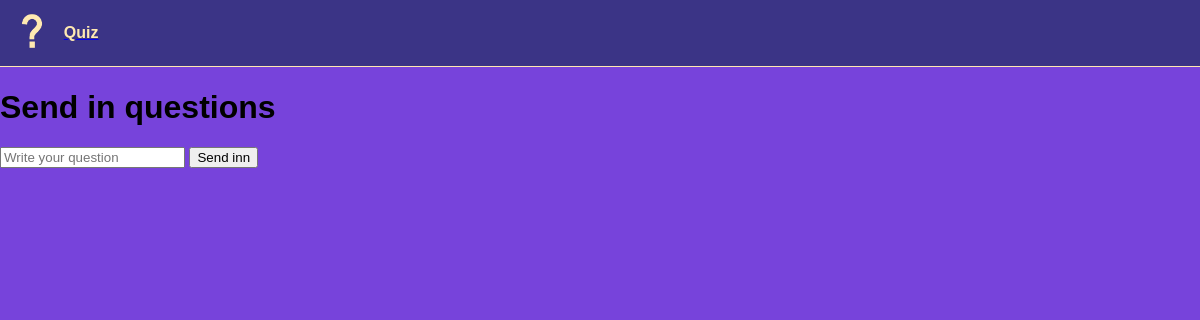
/faqpage.php, run on an earlier commit of the app's database.
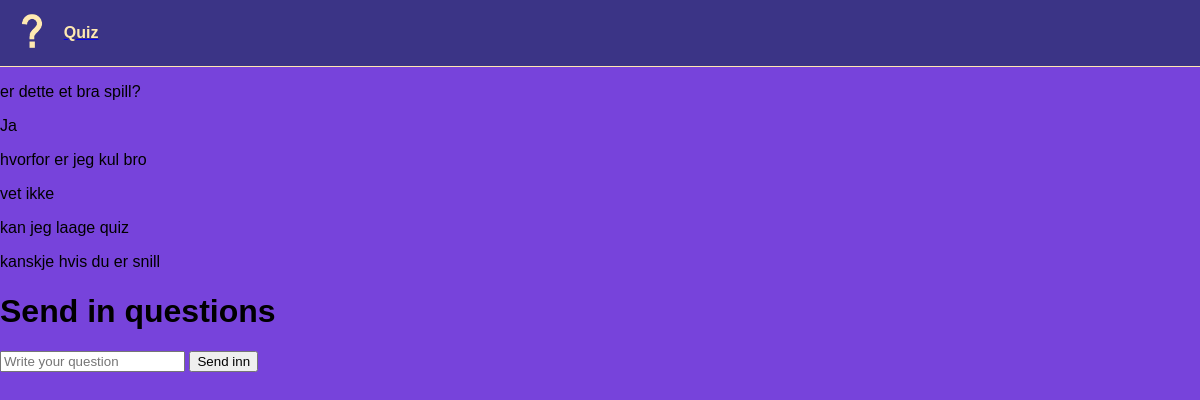
And on a later commit of the database.
### tables this page shows
CREATE TABLE `faq` (
  `id` int(11) NOT NULL,
  `question` varchar(256) DEFAULT NULL,
  `answer` varchar(256) NOT NULL,
  `display` int(11) DEFAULT 0
);

### faqpage.php (the view, shortened to what this page needs)
<!DOCTYPE html>
<html lang="en">
<head>
  <link rel="stylesheet" href="style.css">
</head>
<body id="faqPageBody">
  <?php
    include_once 'header.php';
    include_once 'includes/dbh.inc.php';
    $sql = "SELECT * FROM faq";
    $result = $conn->query($sql);
    while ($row = $result -> fetch_assoc()){
      $display = $row["display"];
      if($display == 1){
        echo "
          <div>
            <p>".$row["question"]."</p>
            <p>".$row["answer"]."</p>
          </div>
        ";
      }
    }
    echo "
      <div>
        <h1>Send in questions</h1>
        <form action='includes/faqsend.php' method='POST'>
          <input name='question' type='text' placeholder='Write your question'>
          <button type='submit' name='faqsubmit'>Send inn</button>
        </form>
      </div>
    ";
  ?>
</body>
</html>

### header.php (shortened to what this page needs)
<div class="headerContainer">
  <div class="logoContainer">
    <a href="index.php"><img src="bilder/quizLogo.png"></a>
    <a href="index.php"><p>Quiz</p></a>
  </div>
</div>

### style.css (style rules this page uses)
body { margin: 0; font-family: arial; }
.headerContainer { background-color: #3b3486; border-bottom: 1.3px solid #ffe9b1; display: flex; justify-content: space-between; }
.logoContainer, .headerContainer { display: flex; align-items: center; }
.logoContainer img { height: 5vh; padding: 1.4vh; }
.logoContainer p { color: #ffe9b1; font-weight: bold; }
#faqPageBody { background-color: #7743DB; }

What changed in the data, as far as the page shows it:
added faq: question "er dette et bra spill?", answer "Ja"
added faq: question "hvorfor er jeg kul bro", answer "vet ikke"
added faq: question "kan jeg laage quiz", answer "kanskje hvis du er snill"
